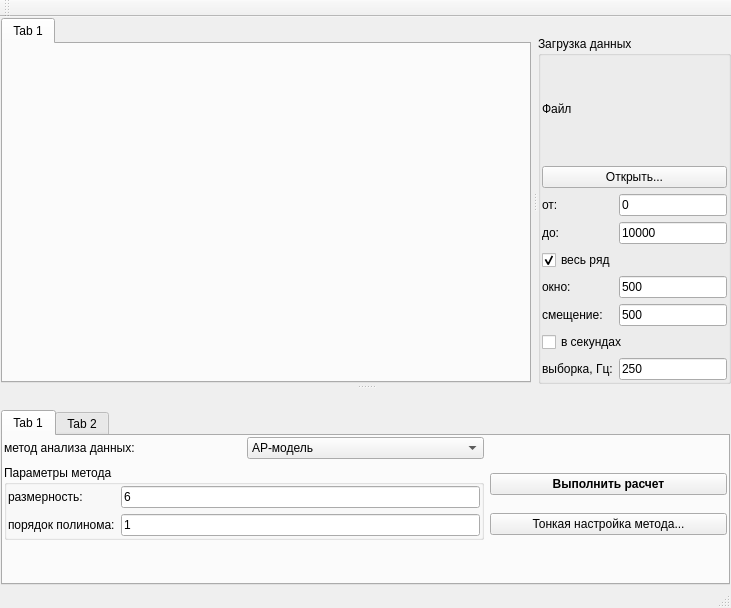
<?xml version="1.0" encoding="UTF-8"?>
<ui version="4.0">
 <class>MainWindow</class>
 <widget class="QMainWindow" name="MainWindow">
  <property name="geometry">
   <rect>
    <x>0</x>
    <y>0</y>
    <width>731</width>
    <height>608</height>
   </rect>
  </property>
  <property name="windowTitle">
   <string>MainWindow</string>
  </property>
  <widget class="QWidget" name="centralWidget">
   <layout class="QHBoxLayout" name="horizontalLayout">
    <property name="margin">
     <number>1</number>
    </property>
    <item>
     <widget class="QTabWidget" name="timeSeriesesTabs">
      <property name="currentIndex">
       <number>0</number>
      </property>
      <widget class="QWidget" name="ts1Tab">
       <attribute name="title">
        <string>Tab 1</string>
       </attribute>
      </widget>
     </widget>
    </item>
   </layout>
  </widget>
  <widget class="QMenuBar" name="menuBar">
   <property name="geometry">
    <rect>
     <x>0</x>
     <y>0</y>
     <width>731</width>
     <height>21</height>
    </rect>
   </property>
  </widget>
  <widget class="QToolBar" name="mainToolBar">
   <attribute name="toolBarArea">
    <enum>TopToolBarArea</enum>
   </attribute>
   <attribute name="toolBarBreak">
    <bool>false</bool>
   </attribute>
  </widget>
  <widget class="QStatusBar" name="statusBar"/>
  <widget class="QDockWidget" name="dataOptionsDockWidget">
   <property name="features">
    <set>QDockWidget::DockWidgetMovable</set>
   </property>
   <attribute name="dockWidgetArea">
    <number>2</number>
   </attribute>
   <widget class="QWidget" name="dataOptionsDockWidgetContents">
    <layout class="QVBoxLayout" name="verticalLayout">
     <property name="margin">
      <number>0</number>
     </property>
     <item>
      <widget class="QGroupBox" name="dataOptionsGroupBox">
       <property name="sizePolicy">
        <sizepolicy hsizetype="Preferred" vsizetype="Preferred">
         <horstretch>0</horstretch>
         <verstretch>0</verstretch>
        </sizepolicy>
       </property>
       <property name="minimumSize">
        <size>
         <width>0</width>
         <height>0</height>
        </size>
       </property>
       <property name="title">
        <string>Загрузка данных</string>
       </property>
       <layout class="QGridLayout" name="gridLayout">
        <property name="margin">
         <number>1</number>
        </property>
        <item row="0" column="0" colspan="2">
         <widget class="QLabel" name="fileNameLabel">
          <property name="text">
           <string>Файл</string>
          </property>
         </widget>
        </item>
        <item row="1" column="0" colspan="2">
         <widget class="QPushButton" name="loadDataButton">
          <property name="text">
           <string>Открыть...</string>
          </property>
         </widget>
        </item>
        <item row="2" column="0">
         <widget class="QLabel" name="dataFromLabel">
          <property name="text">
           <string>от:</string>
          </property>
         </widget>
        </item>
        <item row="2" column="1">
         <widget class="QLineEdit" name="dataFromEdit">
          <property name="text">
           <string>0</string>
          </property>
         </widget>
        </item>
        <item row="3" column="0">
         <widget class="QLabel" name="dataToLabel">
          <property name="text">
           <string>до:</string>
          </property>
         </widget>
        </item>
        <item row="3" column="1">
         <widget class="QLineEdit" name="dataToEdit">
          <property name="text">
           <string>10000</string>
          </property>
         </widget>
        </item>
        <item row="4" column="0" colspan="2">
         <widget class="QCheckBox" name="dataAllCheck">
          <property name="text">
           <string>весь ряд</string>
          </property>
          <property name="checked">
           <bool>true</bool>
          </property>
         </widget>
        </item>
        <item row="5" column="0">
         <widget class="QLabel" name="dataWindowLabel">
          <property name="text">
           <string>окно:</string>
          </property>
         </widget>
        </item>
        <item row="5" column="1">
         <widget class="QLineEdit" name="dataWindowEdit">
          <property name="text">
           <string>500</string>
          </property>
         </widget>
        </item>
        <item row="6" column="0">
         <widget class="QLabel" name="dataStepLabel">
          <property name="text">
           <string>смещение:</string>
          </property>
         </widget>
        </item>
        <item row="6" column="1">
         <widget class="QLineEdit" name="dataStepEdit">
          <property name="text">
           <string>500</string>
          </property>
         </widget>
        </item>
        <item row="7" column="0" colspan="2">
         <widget class="QCheckBox" name="dataSecondsCheck">
          <property name="text">
           <string>в секундах</string>
          </property>
         </widget>
        </item>
        <item row="8" column="0">
         <widget class="QLabel" name="dataSamplingLabel">
          <property name="text">
           <string>выборка, Гц:</string>
          </property>
         </widget>
        </item>
        <item row="8" column="1">
         <widget class="QLineEdit" name="dataSamplingEdit">
          <property name="text">
           <string>250</string>
          </property>
         </widget>
        </item>
       </layout>
      </widget>
     </item>
    </layout>
   </widget>
  </widget>
  <widget class="QDockWidget" name="dataAnalisysDockWidget">
   <property name="features">
    <set>QDockWidget::NoDockWidgetFeatures</set>
   </property>
   <attribute name="dockWidgetArea">
    <number>8</number>
   </attribute>
   <widget class="QWidget" name="dockWidgetContents">
    <layout class="QHBoxLayout" name="horizontalLayout_2">
     <property name="margin">
      <number>1</number>
     </property>
     <item>
      <widget class="QTabWidget" name="dataAnalisysTabs">
       <property name="currentIndex">
        <number>0</number>
       </property>
       <widget class="QWidget" name="dataAnalisysMethodTab">
        <attribute name="title">
         <string>Tab 1</string>
        </attribute>
        <layout class="QGridLayout" name="gridLayout_2">
         <property name="margin">
          <number>1</number>
         </property>
         <item row="1" column="0">
          <widget class="QLabel" name="dataAnalisysMethodLabel">
           <property name="text">
            <string>метод анализа данных:</string>
           </property>
          </widget>
         </item>
         <item row="1" column="1">
          <widget class="QComboBox" name="dataAnalisysMethodBox">
           <item>
            <property name="text">
             <string>АР-модель</string>
            </property>
           </item>
          </widget>
         </item>
         <item row="2" column="0" rowspan="2" colspan="2">
          <widget class="QGroupBox" name="groupBox">
           <property name="title">
            <string>Параметры метода</string>
           </property>
           <layout class="QGridLayout" name="gridLayout_3">
            <property name="margin">
             <number>1</number>
            </property>
            <item row="0" column="0">
             <widget class="QLabel" name="arModelDimensionLabel">
              <property name="text">
               <string>размерность:</string>
              </property>
             </widget>
            </item>
            <item row="1" column="0">
             <widget class="QLabel" name="arModelOrderLabel">
              <property name="text">
               <string>порядок полинома:</string>
              </property>
             </widget>
            </item>
            <item row="0" column="1">
             <widget class="QLineEdit" name="arModelDimensionEdit">
              <property name="text">
               <string>6</string>
              </property>
             </widget>
            </item>
            <item row="1" column="1">
             <widget class="QLineEdit" name="arModelOrderEdit">
              <property name="text">
               <string>1</string>
              </property>
             </widget>
            </item>
           </layout>
          </widget>
         </item>
         <item row="2" column="2">
          <widget class="QPushButton" name="doDataAnalisysButton">
           <property name="font">
            <font>
             <weight>75</weight>
             <bold>true</bold>
            </font>
           </property>
           <property name="text">
            <string>Выполнить расчет</string>
           </property>
          </widget>
         </item>
         <item row="3" column="2">
          <widget class="QPushButton" name="dataAnalisysSetupMethodButton">
           <property name="text">
            <string>Тонкая настройка метода...</string>
           </property>
          </widget>
         </item>
         <item row="4" column="1">
          <spacer name="verticalSpacer">
           <property name="orientation">
            <enum>Qt::Vertical</enum>
           </property>
           <property name="sizeHint" stdset="0">
            <size>
             <width>20</width>
             <height>40</height>
            </size>
           </property>
          </spacer>
         </item>
        </layout>
       </widget>
       <widget class="QWidget" name="tab_2">
        <attribute name="title">
         <string>Tab 2</string>
        </attribute>
       </widget>
      </widget>
     </item>
    </layout>
   </widget>
  </widget>
 </widget>
 <layoutdefault spacing="6" margin="11"/>
 <resources/>
 <connections/>
</ui>
